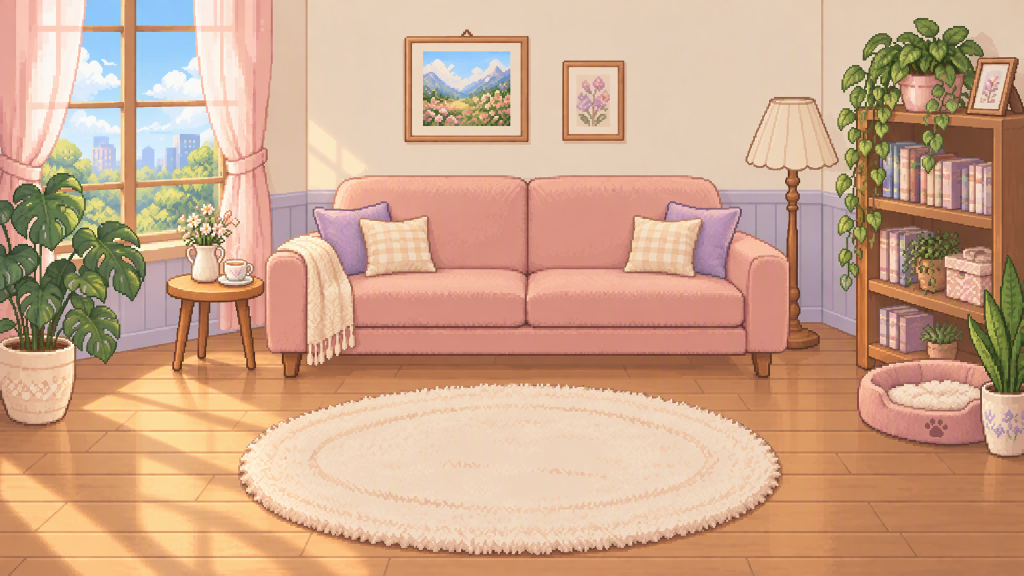
#> input picture assets/visual-v4-3/scenes/daily-day-master.png, 2048 x 1152 px (shown at 1/2 size); its folder holds only this picture in this run
$ python prepare_time_scenes.py
#> lines starting #> are read from the running program, lines starting #| are printed output that depends on the picture
### tools/prepare_meowa_v4_2.py
"""Technical export of reviewed Meowa art. Never cuts or composes room furniture.

Complete rooms only receive fixed 1/2 sampling and 12px edge padding. UI crops
come from the unmodified official component splitter. Original media is retained.
"""
import array, hashlib, json, os, re, shutil, struct, sys
from pathlib import Path
from PIL import Image, ImageSequence
from analyze_desktop_pet import parse_frames, original

ROOT=Path(__file__).resolve().parents[1]
A=ROOT/'assets/visual-v4-2'; G=A/'generated'; RUN=A/'runtime'
SOURCE=Path('D:/Espressif/LittleWorld/sources/DesktopPet')
rows=[]
def sha(p): return hashlib.sha256(p.read_bytes()).hexdigest()
# [8 lines left out: function source, not called in this run]
def copy(src,dst):
    if src.resolve()!=dst.resolve(): shutil.copyfile(src,dst)
def rgb565(im):
    a=array.array('H',((r>>3)<<11|(g>>2)<<5|(b>>3) for r,g,b in im.convert('RGB').get_flattened_data()))
    if sys.byteorder!='little': a.byteswap()
    return a.tobytes()
# [94 lines left out: functions pack, scene, main, not called in this run]
# [1 lines that do not run on import are left out]

### tools/prepare_time_scenes.py
"""Export whole Meowa lighting variants; no scene cutouts or furniture edits."""
from pathlib import Path
from PIL import Image
import hashlib,json,struct
from prepare_meowa_v4_2 import rgb565,copy
R=Path(__file__).resolve().parents[1];out=R/'assets/visual-v4-3/scenes';out.mkdir(parents=True,exist_ok=True);rows=[]
for part in ('day','night'):
    p=next((R/'private/v43-generated'/('daily-'+part)).rglob('edited.png'),out/('daily-'+part+'-master.png'))
    im=Image.open(p).convert('RGB');assert im.size==(2048,1152)
    copy(p,out/('daily-'+part+'-master.png'));im=im.resize((1024,576),Image.Resampling.NEAREST)
#> after `im = im.resize((1024, 576), Image.Resampling.NEAREST)`:
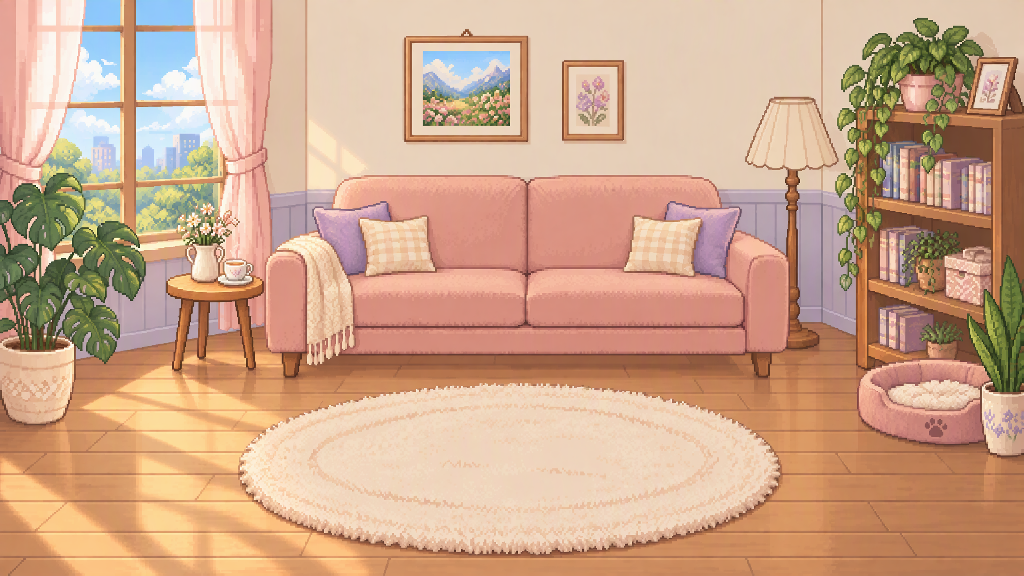
#> im: PIL image 1024x576 RGB; mean R, G, B 206, 166.6, 139.1
    screen=Image.new('RGB',(1024,600));screen.paste(im,(0,12));screen.paste(im.crop((0,0,1024,1)).resize((1024,12)),(0,0));screen.paste(im.crop((0,575,1024,576)).resize((1024,12)),(0,588));screen.save(out/('daily-'+part+'.png'))
#> after `screen = Image.new('RGB', (1024, 600))`: screen: PIL image 1024x600 RGB; every value is 0
#> after `screen.paste(im, (0, 12))`:
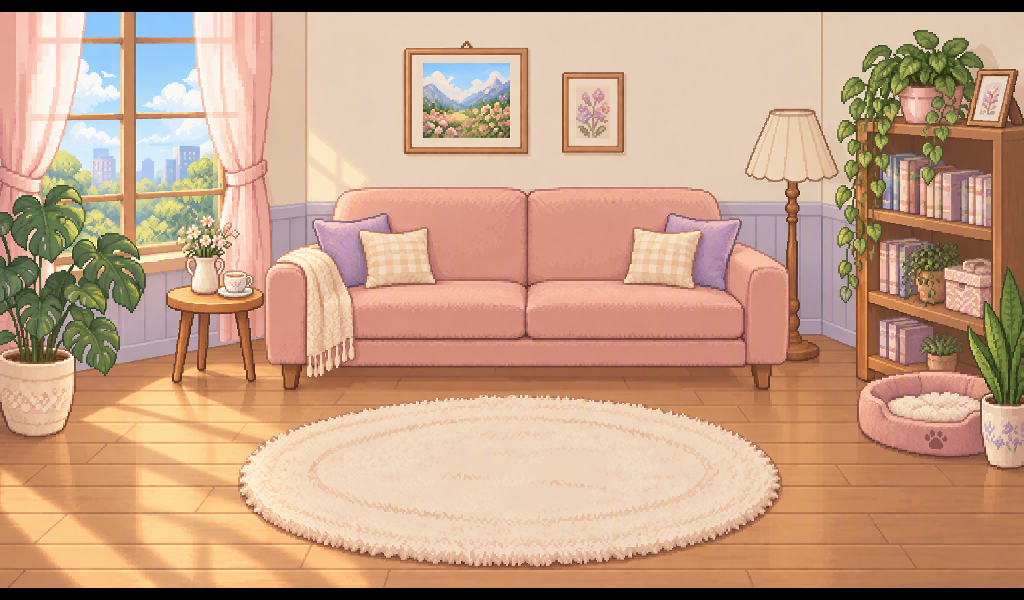
#> screen: PIL image 1024x600 RGB; mean R, G, B 197.7, 159.9, 133.6
#> after `screen.paste(im.crop((0, 0, 1024, 1)).resize((1024, 12)), (0, 0))`:
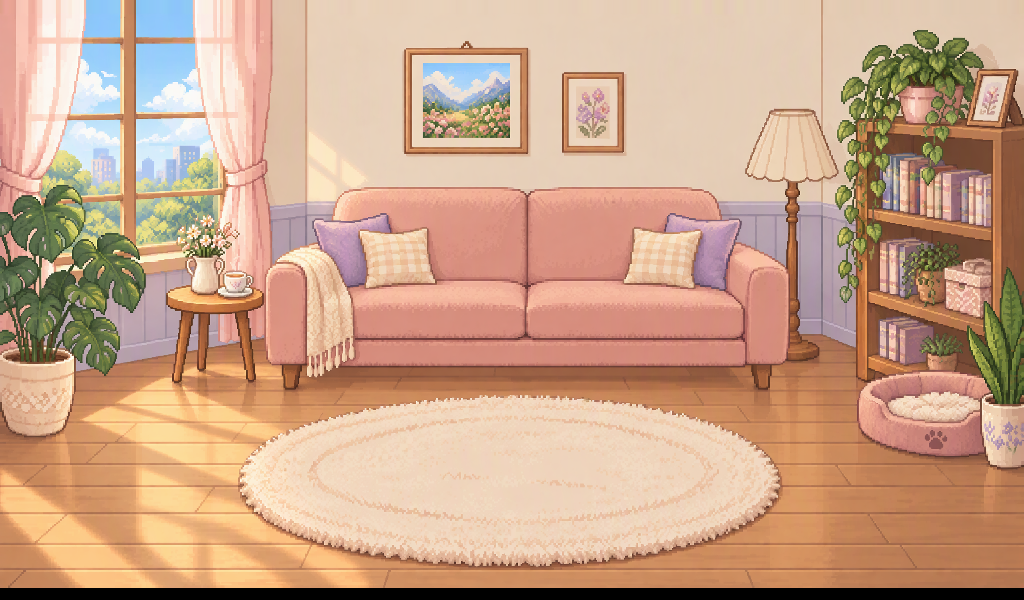
#> screen: PIL image 1024x600 RGB; mean R, G, B 202.2, 164, 137.3
#> after `screen.paste(im.crop((0, 575, 1024, 576)).resize((1024, 12)), (0, 588)`:
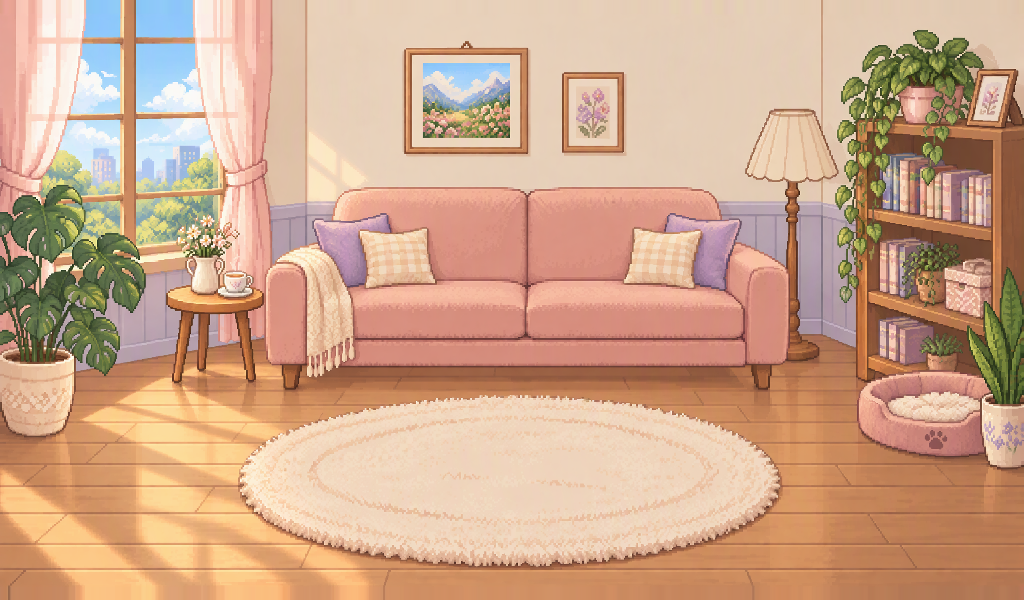
#> screen: PIL image 1024x600 RGB; mean R, G, B 206.4, 166.9, 139.4
#> (the run stopped early here; a loop or call above may not have finished)
